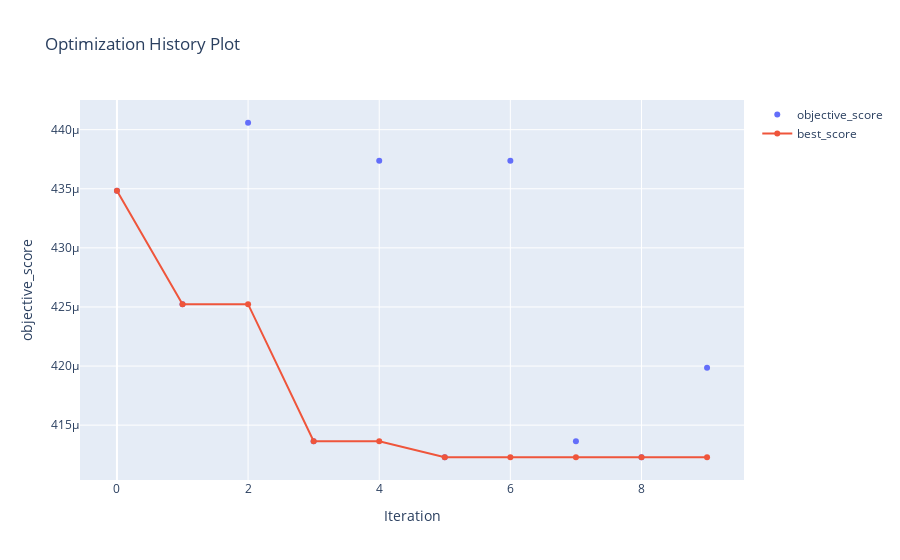

Here is the notebook cell this chart was saved with:
### Markdown cell above
# Plotting the Results

### Code cell
algo_object.plot_history()

### Figure 1 — Plotly figure (JSON) as saved in the notebook; plotly's stock layout.template omitted (floating-point values rounded to 4 significant figures)
{"data": [{"mode": "markers", "name": "objective_score", "type": "scatter", "x": [0, 1, 2, 3, 4, 5, 6, 7, 8, 9], "y": [0.0004348, 0.0004252, 0.0004406, 0.0004136, 0.0004374, 0.0004123, 0.0004374, 0.0004136, 0.0004123, 0.0004199]}, {"mode": "lines+markers", "name": "best_score", "type": "scatter", "x": [0, 1, 2, 3, 4, 5, 6, 7, 8, 9], "y": [0.0004348, 0.0004252, 0.0004252, 0.0004136, 0.0004136, 0.0004123, 0.0004123, 0.0004123, 0.0004123, 0.0004123]}], "layout": {"title": {"text": "Optimization History Plot"}, "xaxis": {"title": {"text": "Iteration"}}, "yaxis": {"title": {"text": "objective_score"}}}}
